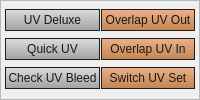
             <widget class="QFrame" name="frame_selectTools_2">
              <property name="sizePolicy">
               <sizepolicy hsizetype="Preferred" vsizetype="Preferred">
                <horstretch>0</horstretch>
                <verstretch>0</verstretch>
               </sizepolicy>
              </property>
              <property name="minimumSize">
               <size>
                <width>0</width>
                <height>0</height>
               </size>
              </property>
              <property name="maximumSize">
               <size>
                <width>16777215</width>
                <height>16777215</height>
               </size>
              </property>
              <property name="font">
               <font>
                <family>Segoe UI</family>
               </font>
              </property>
              <property name="styleSheet">
               <string notr="true">QPushButton{ 
 border:1px solid rgb(30,30,30);
background-color: qlineargradient(spread:pad, x1:1, y1:1, x2:1, y2:0, stop:0 rgba(189, 118, 57, 225), stop:1 rgba(235, 158, 108, 195));
color:rgb(25,25,25);}
QPushButton:hover{ 
 border:1px solid rgb(30,30,30);
background-color: qlineargradient(spread:pad, x1:1, y1:1, x2:1, y2:0, stop:0 rgba(189, 118, 57, 225), stop:1 rgba(255, 178, 128, 195));
color:rgb(25,25,25);}
QPushButton:pressed{ 
 border:1px solid rgb(30,30,30);
background-color: qlineargradient(spread:pad, x1:1, y1:1, x2:1, y2:0, stop:0 rgba(235, 158, 108, 195), stop:1 rgba( 189, 118, 57, 225));
color:rgb(25,25,25);}</string>
              </property>
              <property name="frameShape">
               <enum>QFrame::StyledPanel</enum>
              </property>
              <property name="frameShadow">
               <enum>QFrame::Raised</enum>
              </property>
              <layout class="QGridLayout" name="gridLayout_11">
               <property name="leftMargin">
                <number>4</number>
               </property>
               <property name="topMargin">
                <number>2</number>
               </property>
               <property name="rightMargin">
                <number>4</number>
               </property>
               <property name="bottomMargin">
                <number>4</number>
               </property>
               <property name="spacing">
                <number>1</number>
               </property>
               <item row="0" column="2">
                <widget class="QPushButton" name="btn_overlapUVOut">
                 <property name="minimumSize">
                  <size>
                   <width>0</width>
                   <height>17</height>
                  </size>
                 </property>
                 <property name="maximumSize">
                  <size>
                   <width>16777215</width>
                   <height>22</height>
                  </size>
                 </property>
                 <property name="font">
                  <font>
                   <family>Segoe UI</family>
                  </font>
                 </property>
                 <property name="cursor">
                  <cursorShape>PointingHandCursor</cursorShape>
                 </property>
                 <property name="statusTip">
                  <string>Move overlap UVs to 2rd.</string>
                 </property>
                 <property name="text">
                  <string>Overlap UV Out</string>
                 </property>
                </widget>
               </item>
               <item row="1" column="2">
                <widget class="QPushButton" name="btn_overlapUVIn">
                 <property name="minimumSize">
                  <size>
                   <width>0</width>
                   <height>17</height>
                  </size>
                 </property>
                 <property name="maximumSize">
                  <size>
                   <width>16777215</width>
                   <height>22</height>
                  </size>
                 </property>
                 <property name="font">
                  <font>
                   <family>Segoe UI</family>
                  </font>
                 </property>
                 <property name="cursor">
                  <cursorShape>PointingHandCursor</cursorShape>
                 </property>
                 <property name="statusTip">
                  <string>Move overlap UVs back.</string>
                 </property>
                 <property name="text">
                  <string>Overlap UV In</string>
                 </property>
                </widget>
               </item>
               <item row="0" column="1">
                <widget class="QPushButton" name="btn_UVDeluxe">
                 <property name="minimumSize">
                  <size>
                   <width>0</width>
                   <height>17</height>
                  </size>
                 </property>
                 <property name="maximumSize">
                  <size>
                   <width>16777215</width>
                   <height>22</height>
                  </size>
                 </property>
                 <property name="font">
                  <font>
                   <family>Segoe UI</family>
                  </font>
                 </property>
                 <property name="cursor">
                  <cursorShape>PointingHandCursor</cursorShape>
                 </property>
                 <property name="statusTip">
                  <string>UV Deluxe by Erik Spellerberg.</string>
                 </property>
                 <property name="styleSheet">
                  <string notr="true">QPushButton{ 
 border:1px solid rgb(30,30,30);
background-color: qlineargradient(spread:pad, x1:1, y1:1, x2:1, y2:0, stop:0 rgba(155, 155,155, 235), stop:1 rgba(215, 215, 215, 195));
color:rgb(25,25,25);}

QPushButton:hover{ 
 border:1px solid rgb(30,30,30);
background-color: qlineargradient(spread:pad, x1:1, y1:1, x2:1, y2:0, stop:0 rgba(180, 180, 180, 225), stop:1 rgba(235, 235, 235, 195));
color:rgb(25,25,25);}

QPushButton:pressed{ 
 border:1px solid rgb(30,30,30);
background-color: qlineargradient(spread:pad, x1:1, y1:1, x2:1, y2:0, stop:0 rgba(215, 215, 215, 195), stop:1 rgba(155, 155,155, 235));
color:rgb(25,25,25);}</string>
                 </property>
                 <property name="text">
                  <string>UV Deluxe</string>
                 </property>
                </widget>
               </item>
               <item row="1" column="1">
                <widget class="QPushButton" name="btn_quickUV">
                 <property name="minimumSize">
                  <size>
                   <width>0</width>
                   <height>17</height>
                  </size>
                 </property>
                 <property name="maximumSize">
                  <size>
                   <width>16777215</width>
                   <height>22</height>
                  </size>
                 </property>
                 <property name="font">
                  <font>
                   <family>Segoe UI</family>
                  </font>
                 </property>
                 <property name="cursor">
                  <cursorShape>PointingHandCursor</cursorShape>
                 </property>
                 <property name="statusTip">
                  <string>Quick UV tool from bonus tool.</string>
                 </property>
                 <property name="styleSheet">
                  <string notr="true">QPushButton{ 
 border:1px solid rgb(30,30,30);
background-color: qlineargradient(spread:pad, x1:1, y1:1, x2:1, y2:0, stop:0 rgba(155, 155,155, 235), stop:1 rgba(215, 215, 215, 195));
color:rgb(25,25,25);}

QPushButton:hover{ 
 border:1px solid rgb(30,30,30);
background-color: qlineargradient(spread:pad, x1:1, y1:1, x2:1, y2:0, stop:0 rgba(180, 180, 180, 225), stop:1 rgba(235, 235, 235, 195));
color:rgb(25,25,25);}

QPushButton:pressed{ 
 border:1px solid rgb(30,30,30);
background-color: qlineargradient(spread:pad, x1:1, y1:1, x2:1, y2:0, stop:0 rgba(215, 215, 215, 195), stop:1 rgba(155, 155,155, 235));
color:rgb(25,25,25);}</string>
                 </property>
                 <property name="text">
                  <string>Quick UV</string>
                 </property>
                </widget>
               </item>
               <item row="3" column="2">
                <widget class="QPushButton" name="btn_switchUVSet">
                 <property name="minimumSize">
                  <size>
                   <width>0</width>
                   <height>17</height>
                  </size>
                 </property>
                 <property name="maximumSize">
                  <size>
                   <width>16777215</width>
                   <height>22</height>
                  </size>
                 </property>
                 <property name="font">
                  <font>
                   <family>Segoe UI</family>
                  </font>
                 </property>
                 <property name="cursor">
                  <cursorShape>PointingHandCursor</cursorShape>
                 </property>
                 <property name="statusTip">
                  <string>Switch first UV set with second UV set.</string>
                 </property>
                 <property name="styleSheet">
                  <string notr="true"/>
                 </property>
                 <property name="text">
                  <string>Switch UV Set</string>
                 </property>
                </widget>
               </item>
               <item row="3" column="1">
                <widget class="QPushButton" name="btn_checkUVBleed">
                 <property name="minimumSize">
                  <size>
                   <width>0</width>
                   <height>17</height>
                  </size>
                 </property>
                 <property name="maximumSize">
                  <size>
                   <width>16777215</width>
                   <height>22</height>
                  </size>
                 </property>
                 <property name="font">
                  <font>
                   <family>Segoe UI</family>
                  </font>
                 </property>
                 <property name="cursor">
                  <cursorShape>PointingHandCursor</cursorShape>
                 </property>
                 <property name="statusTip">
                  <string>Check if UV shells are too close.</string>
                 </property>
                 <property name="styleSheet">
                  <string notr="true">QPushButton{ 
 border:1px solid rgb(30,30,30);
background-color: qlineargradient(spread:pad, x1:1, y1:1, x2:1, y2:0, stop:0 rgba(155, 155,155, 235), stop:1 rgba(215, 215, 215, 195));
color:rgb(25,25,25);}

QPushButton:hover{ 
 border:1px solid rgb(30,30,30);
background-color: qlineargradient(spread:pad, x1:1, y1:1, x2:1, y2:0, stop:0 rgba(180, 180, 180, 225), stop:1 rgba(235, 235, 235, 195));
color:rgb(25,25,25);}

QPushButton:pressed{ 
 border:1px solid rgb(30,30,30);
background-color: qlineargradient(spread:pad, x1:1, y1:1, x2:1, y2:0, stop:0 rgba(215, 215, 215, 195), stop:1 rgba(155, 155,155, 235));
color:rgb(25,25,25);}</string>
                 </property>
                 <property name="text">
                  <string>Check UV Bleed</string>
                 </property>
                </widget>
               </item>
              </layout>
             </widget>
